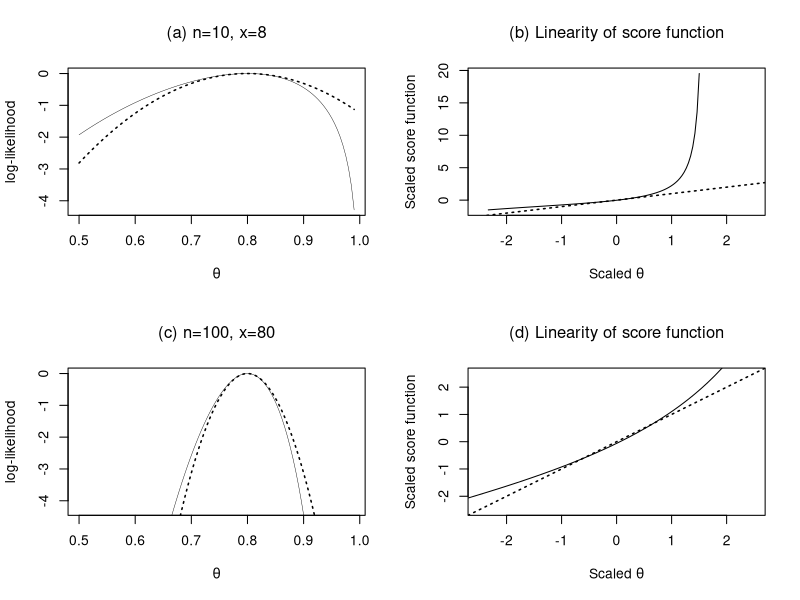

This chart was generated by the following R code:

par(mfrow=c(2,2))
x<-8; n<-10
theta<- seq(0.5,.99,len=100)

like <- dbinom(8,10,theta)
  like1<- like/max(like)
  ll<- log(like1)

that<- x/n
  ihat<- n/that/(1-that)
  la <- -ihat/2*(theta-that)^2
  ra<- range(ll)

plot(theta,ll,type='n',xlab=expression(theta),
     ylab='log-likelihood')
  lines(theta,ll,lwd=.4)
  lines(theta,la,lty='dotted',lwd=1.52)

title(expression('(a) n=10, x=8'))

sco<- -1/sqrt(ihat)*diff(ll)/diff(theta)
the<- sqrt(ihat)*(theta[-1]-that)

plot(the,sco,type='n',xlab=expression(paste('Scaled ',theta)),
     xlim=c(-2.5,2.5),
     ylab='Scaled score function')
  lines(the,sco)
  abline(0,1,lty='dotted',lwd=1.52)
  title(expression('(b) Linearity of score function'))


x<-80; n<-100
theta<- seq(0.5,.99,len=100)

ll<- x*log(theta) + (n-x)*log(1-theta)
  ll<- ll-max(ll)

that<- x/n
  ihat<- n/that/(1-that)
  la <- -ihat/2*(theta-that)^2
plot(theta,ll,ylim=ra,type='n',xlab=expression(theta),
     ylab='log-likelihood')
  lines(theta,ll,lwd=.4)
  lines(theta,la,lty='dotted',lwd=1.52)
  title(expression('(c) n=100, x=80'))


sco<- -1/sqrt(ihat)*diff(ll)/diff(theta)
the<- sqrt(ihat)*(theta[-1]-that)
plot(the,sco,type='n',xlab=expression(paste('Scaled ',theta)),
     xlim=c(-2.5,2.5),
     ylab='Scaled score function',ylim=c(-2.5,2.5))
  lines(the,sco)
  abline(0,1,lty='dotted',lwd=1.52)
  title(expression('(d) Linearity of score function'))
                       
